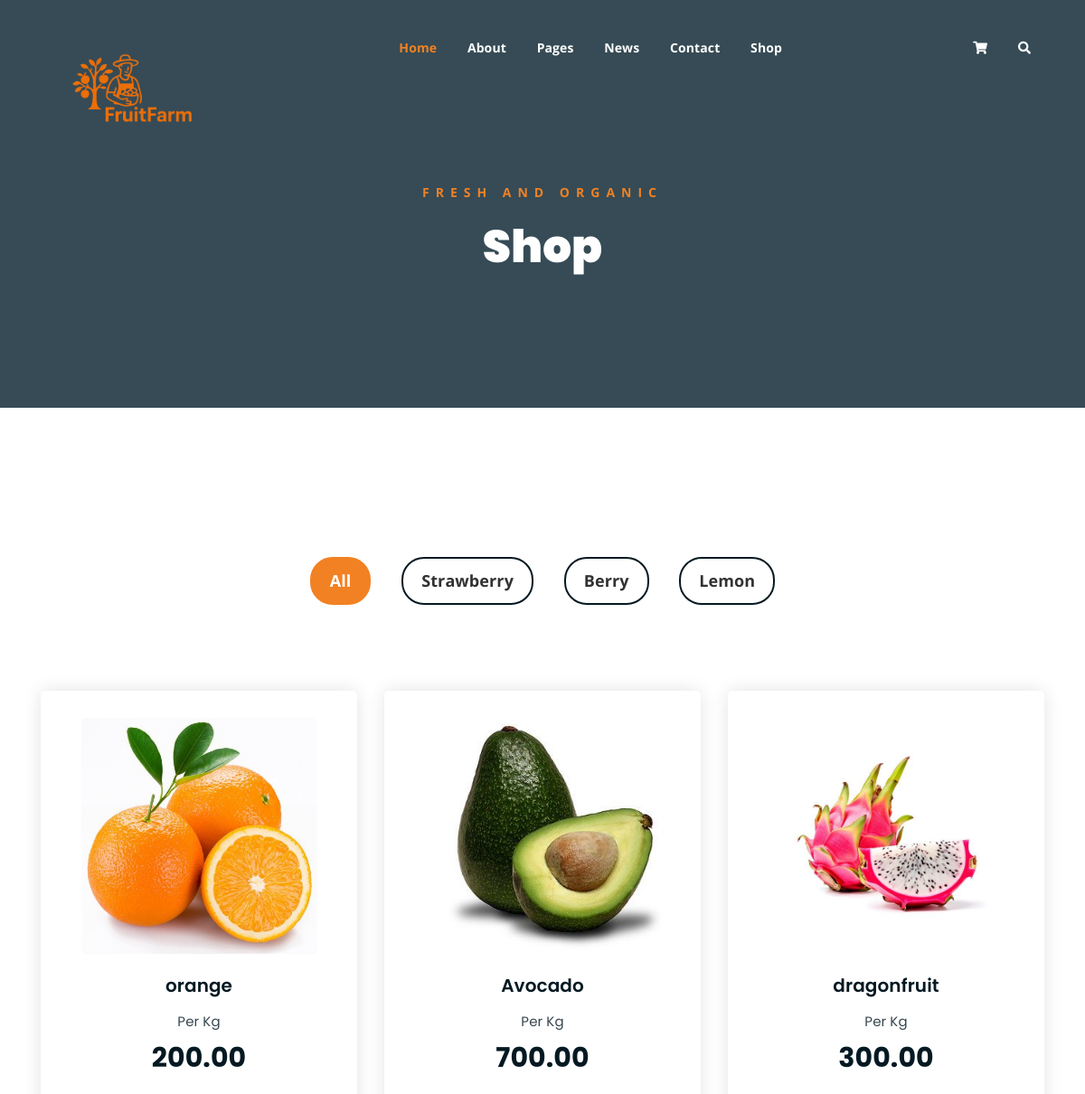
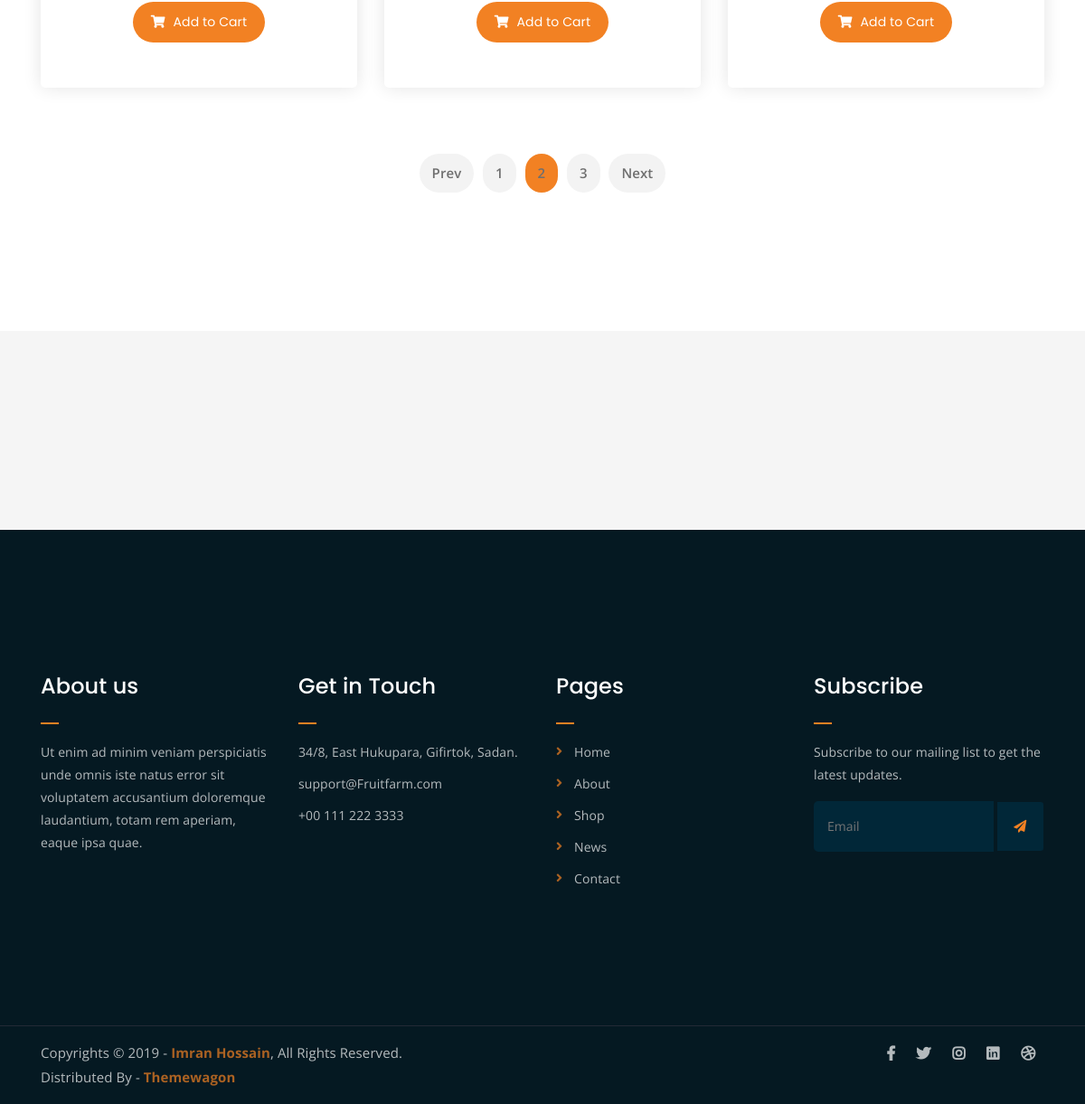
Page /shop on the committed database (2 pictures, top to bottom).
### fruits/models.py (models this page shows)
class shopp(models.Model):
    image=models.ImageField(upload_to='images/')
    name=models.CharField(max_length=50)
    price=models.DecimalField(decimal_places=2,max_digits=5)

### fruits/views.py (the view)
# urls.py: path("shop",shop),
def shop(request):
    aa=shopp.objects.all()
    return render(request,'shop.html',{'aa':aa})

### fruits/templates/shop.html (shortened to what this page needs)
{% load static %}
<!DOCTYPE html>
<html lang="en">
<head>
	<link rel="stylesheet" href="{% static 'assets/css/all.min.css' %}">
	<link rel="stylesheet" href="{% static 'assets/bootstrap/css/bootstrap.min.css' %}">
	<link rel="stylesheet" href="{% static 'assets/css/owl.carousel.css' %}">
	<link rel="stylesheet" href="{% static 'assets/css/magnific-popup.css' %}">
	<link rel="stylesheet" href="{% static 'assets/css/animate.css' %}">
	<link rel="stylesheet" href="{% static 'assets/css/meanmenu.min.css' %}">
	<link rel="stylesheet" href="{% static 'assets/css/main.css' %}">
	<link rel="stylesheet" href="{% static 'assets/css/responsive.css' %}">
</head>
<body>
	<div class="top-header-area" id="sticker">
		<div class="container">
			<div class="row">
				<div class="col-lg-12 col-sm-12 text-center">
					<div class="main-menu-wrap">
						<div class="site-logo">
							<a href="index">
								<img src="{% static 'assets/img/fruitfarm2.png' %}" alt="">
							</a>
						</div>
						<nav class="main-menu">
							<ul>
								<li class="current-list-item"><a href="#">Home</a>
								</li>
								<li><a href="about">About</a></li>
								<li><a href="#">Pages</a>
								</li>
								<li><a href="news">News</a>
								</li>
								<li><a href="contact">Contact</a></li>
								<li><a href="shop">Shop</a>
								</li>
								<li>
									<div class="header-icons">
										<a class="shopping-cart" href="cart"><i class="fas fa-shopping-cart"></i></a>
										<a class="mobile-hide search-bar-icon" href="#"><i class="fas fa-search"></i></a>
									</div>
								</li>
							</ul>
						</nav>
					</div>
				</div>
			</div>
		</div>
	</div>
	<div class="breadcrumb-section breadcrumb-bg">
		<div class="container">
			<div class="row">
				<div class="col-lg-8 offset-lg-2 text-center">
					<div class="breadcrumb-text">
						<p>Fresh and Organic</p>
						<h1>Shop</h1>
					</div>
				</div>
			</div>
		</div>
	</div>
	<div class="product-section mt-150 mb-150">
		<div class="container">
			<div class="row">
                <div class="col-md-12">
                    <div class="product-filters">
                        <ul>
                            <li class="active" data-filter="*">All</li>
                            <li data-filter=".strawberry">Strawberry</li>
                            <li data-filter=".berry">Berry</li>
                            <li data-filter=".lemon">Lemon</li>
                        </ul>
                    </div>
                </div>
            </div>
			<div class="row product-lists">
				{% for a in aa %}
				<div class="col-lg-4 col-md-6 text-center strawberry">
					<div class="single-product-item">
						<div class="product-image">
							<a href="singleproduct"><img src="{{a.image.url}}" alt=""></a>
						</div>
						<h3>{{a.name}}</h3>
						<p class="product-price"><span>Per Kg</span> {{a.price}}</p>
						<a href="singleproduct/{{a.id}}" class="cart-btn"><i class="fas fa-shopping-cart"></i> Add to Cart</a>
					</div>
				</div>
				{% endfor %}
			</div>
			<div class="row">
				<div class="col-lg-12 text-center">
					<div class="pagination-wrap">
						<ul>
							<li><a href="#">Prev</a></li>
							<li><a href="#">1</a></li>
							<li><a class="active" href="#">2</a></li>
							<li><a href="#">3</a></li>
							<li><a href="#">Next</a></li>
						</ul>
					</div>
				</div>
			</div>
		</div>
	</div>
	<div class="logo-carousel-section">
		<div class="container">
			<div class="row">
				<div class="col-lg-12">
					<div class="logo-carousel-inner">
						<div class="single-logo-item">
							<img src="{% static 'assets/img/company-logos/1.png' %}" alt="">
						</div>
						<div class="single-logo-item">
							<img src="{% static 'assets/img/company-logos/2.png' %}" alt="">
						</div>
						<div class="single-logo-item">
							<img src="{% static 'assets/img/company-logos/3.png' %}" alt="">
						</div>
						<div class="single-logo-item">
							<img src="{% static 'assets/img/company-logos/4.png' %}" alt="">
						</div>
					</div>
				</div>
			</div>
		</div>
	</div>
	<div class="footer-area">
		<div class="container">
			<div class="row">
				<div class="col-lg-3 col-md-6">
					<div class="footer-box about-widget">
						<h2 class="widget-title">About us</h2>
						<p>Ut enim ad minim veniam perspiciatis unde omnis iste natus error sit voluptatem accusantium doloremque laudantium, totam rem aperiam, eaque ipsa quae.</p>
					</div>
				</div>
				<div class="col-lg-3 col-md-6">
					<div class="footer-box get-in-touch">
						<h2 class="widget-title">Get in Touch</h2>
						<ul>
							<li>34/8, East Hukupara, Gifirtok, Sadan.</li>
							<li>support@Fruitfarm.com</li>
							<li>+00 111 222 3333</li>
						</ul>
					</div>
				</div>
				<div class="col-lg-3 col-md-6">
					<div class="footer-box pages">
						<h2 class="widget-title">Pages</h2>
						<ul>
							<li><a href="index">Home</a></li>
							<li><a href="about">About</a></li>
							<li><a href="services">Shop</a></li>
							<li><a href="news">News</a></li>
							<li><a href="contact">Contact</a></li>
						</ul>
					</div>
				</div>
				<div class="col-lg-3 col-md-6">
					<div class="footer-box subscribe">
						<h2 class="widget-title">Subscribe</h2>
						<p>Subscribe to our mailing list to get the latest updates.</p>
						<form action="index">
							<input type="email" placeholder="Email">
							<button type="submit"><i class="fas fa-paper-plane"></i></button>
						</form>
					</div>
				</div>
			</div>
		</div>
	</div>
	<div class="copyright">
		<div class="container">
			<div class="row">
				<div class="col-lg-6 col-md-12">
					<p>Copyrights &copy; 2019 - <a href="https://imransdesign.com/">Imran Hossain</a>,  All Rights Reserved.<br>
						Distributed By - <a href="https://themewagon.com/">Themewagon</a>
					</p>
				</div>
				<div class="col-lg-6 text-right col-md-12">
					<div class="social-icons">
						<ul>
							<li><a href="#" target="_blank"><i class="fab fa-facebook-f"></i></a></li>
							<li><a href="#" target="_blank"><i class="fab fa-twitter"></i></a></li>
							<li><a href="#" target="_blank"><i class="fab fa-instagram"></i></a></li>
							<li><a href="#" target="_blank"><i class="fab fa-linkedin"></i></a></li>
							<li><a href="#" target="_blank"><i class="fab fa-dribbble"></i></a></li>
						</ul>
					</div>
				</div>
			</div>
		</div>
	</div>
</body>
</html>

### rows in the picture
shopp: image (picture), name "orange", price "200.00"
shopp: image (picture), name "Avocado", price "700.00"
shopp: image (picture), name "dragonfruit", price "300.00"
